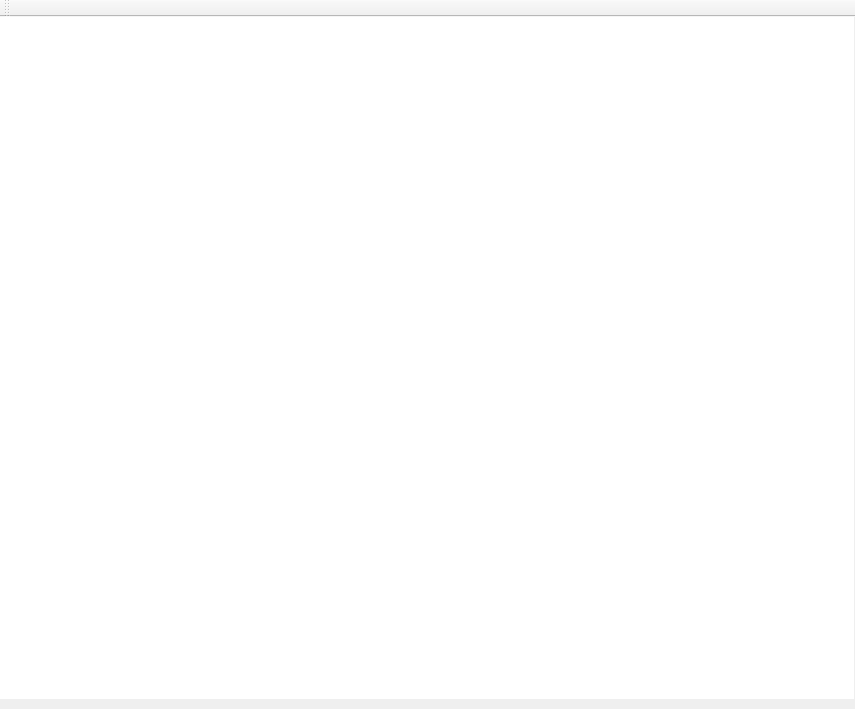
<?xml version="1.0" encoding="UTF-8"?>
<ui version="4.0">
 <class>MainWindow</class>
 <widget class="QMainWindow" name="MainWindow">
  <property name="geometry">
   <rect>
    <x>0</x>
    <y>0</y>
    <width>855</width>
    <height>709</height>
   </rect>
  </property>
  <property name="windowTitle">
   <string>MainWindow</string>
  </property>
  <widget class="QWidget" name="centralWidget">
   <widget class="QGraphicsView" name="graphicsView">
    <property name="geometry">
     <rect>
      <x>0</x>
      <y>0</y>
      <width>854</width>
      <height>682</height>
     </rect>
    </property>
    <property name="sizePolicy">
     <sizepolicy hsizetype="Fixed" vsizetype="Fixed">
      <horstretch>0</horstretch>
      <verstretch>0</verstretch>
     </sizepolicy>
    </property>
    <property name="frameShape">
     <enum>QFrame::NoFrame</enum>
    </property>
    <property name="verticalScrollBarPolicy">
     <enum>Qt::ScrollBarAlwaysOff</enum>
    </property>
    <property name="horizontalScrollBarPolicy">
     <enum>Qt::ScrollBarAlwaysOff</enum>
    </property>
   </widget>
  </widget>
  <widget class="QMenuBar" name="menuBar">
   <property name="geometry">
    <rect>
     <x>0</x>
     <y>0</y>
     <width>855</width>
     <height>20</height>
    </rect>
   </property>
  </widget>
  <widget class="QToolBar" name="mainToolBar">
   <attribute name="toolBarArea">
    <enum>TopToolBarArea</enum>
   </attribute>
   <attribute name="toolBarBreak">
    <bool>false</bool>
   </attribute>
  </widget>
 </widget>
 <layoutdefault spacing="6" margin="11"/>
 <resources/>
 <connections/>
</ui>
